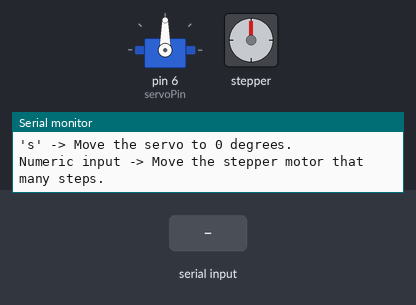
Bench run of a sketch on a simulated Arduino Uno, built with avr-gcc and run on an emulated ATmega328P. Shown: servo, stepper motor, the last lines printed to the serial monitor. The inputs (shaded band) are chosen by the test bench. Stepper angles assume 200 steps per turn.

Above: at 1.2 s.
1.3 s: "200\n" received over Serial
At 1.45 s:
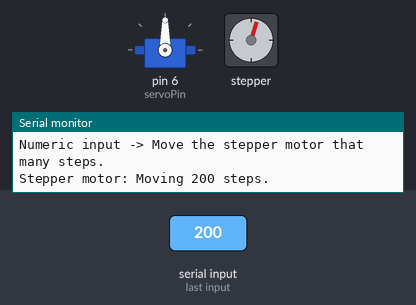
3.1 s: "o\n" received over Serial
At 4.3 s:
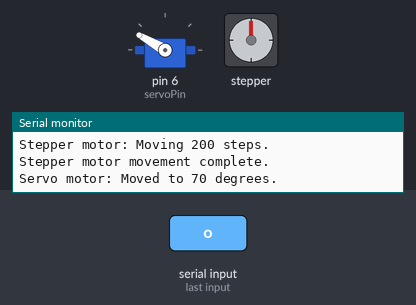
4.6 s: "s\n" received over Serial
At 5.7 s:
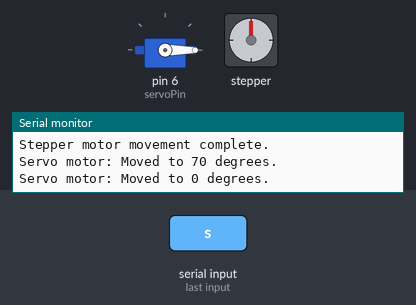
6.1 s: "90\n" received over Serial
At 6.8 s:
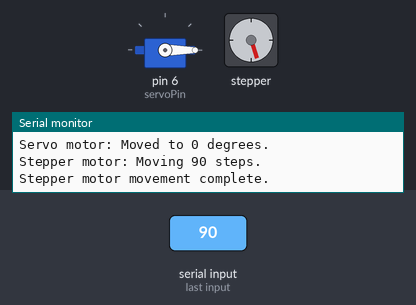
7.7 s: "o\n" received over Serial
At 8.0 s:
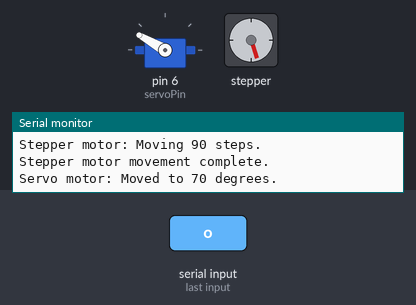
9.2 s: "90\n" received over Serial
At 10.4 s:
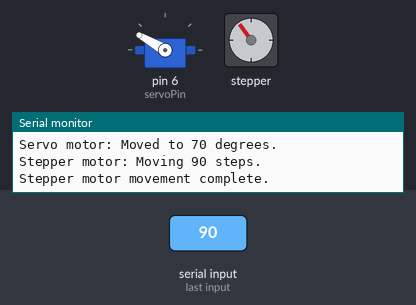
Timing chart, 0 to 11.8 s (numbered marks = the images above; inputs shaded):
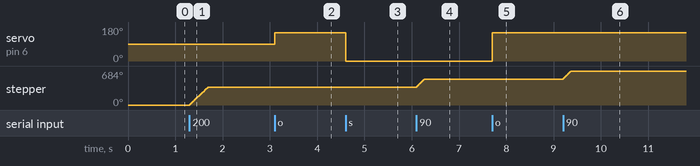

Measured:
- after the input at 1.3 s, stepper: turns 360° clockwise in 0.38 s, starting at once
- after the input at 3.1 s, servo on pin 6 (servoPin): 90° → 150° at once
- after the input at 4.6 s, servo on pin 6 (servoPin): 150° → 0° at once
- after the input at 6.1 s, stepper: turns 162° clockwise in 0.16 s, starting at once
- after the input at 7.7 s, servo on pin 6 (servoPin): 0° → 150° at once
- after the input at 9.2 s, stepper: turns 162° clockwise in 0.16 s, starting at once

The sketch:

steppersmpas2.ino
```cpp
#include <Stepper.h>
#include <Servo.h>

// Stepper motor setup
const int stepsPerRevolution = 200;  // Change this to fit your stepper motor
Stepper motor1(stepsPerRevolution, 8, 9, 10, 11);  // Motor 1 on pins 8-11


// Servo motor setup
Servo myServo;
int servoPin = 6;  // Pin where the servo is connected

void setup() {
  // Initialize stepper motor
  motor1.setSpeed(150);

  // Initialize servo motor
  myServo.attach(servoPin);

  // Initialize serial communication
  Serial.begin(9600);
  Serial.println("Commands:");
  Serial.println("'o' -> Move the servo to 70 degrees.");
  Serial.println("'s' -> Move the servo to 0 degrees.");
  Serial.println("Numeric input -> Move the stepper motor that many steps.");
}

void loop() {
  if (Serial.available() > 0) {
    // Read the input string
    String input = Serial.readStringUntil('\n');
    input.trim();  // Remove extra spaces and newline characters

    // Check if the input is "o" (case insensitive)
    if (input.equalsIgnoreCase("o")) {
      myServo.write(150);  // Move the servo to 70 degrees
      Serial.println("Servo motor: Moved to 70 degrees.");
    }
    // Check if the input is "s" (case insensitive)
    else if (input.equalsIgnoreCase("s")) {
      myServo.write(0);  // Move the servo to 0 degrees
      Serial.println("Servo motor: Moved to 0 degrees.");
    }
    // Check if the input is numeric for the stepper motor
    else if (isNumeric(input)) {
      int stepsToMove = input.toInt();  // Convert to integer
      Serial.print("Stepper motor: Moving ");
      Serial.print(stepsToMove);
      Serial.println(" steps.");
      motor1.step(stepsToMove);
      digitalWrite(8,0);
      digitalWrite(11,0);

      Serial.println("Stepper motor movement complete.");
    }
    // Handle invalid input
    else {
      Serial.println("Invalid input. Use 'o', 's', or a number.");
    }
  }
}

// Helper function to check if a string is numeric
bool isNumeric(String str) {
  for (unsigned int i = 0; i < str.length(); i++) {
    if (!isDigit(str[i]) && str[i] != '-') {
      return false;
    }
  }
  return true;
}
```
